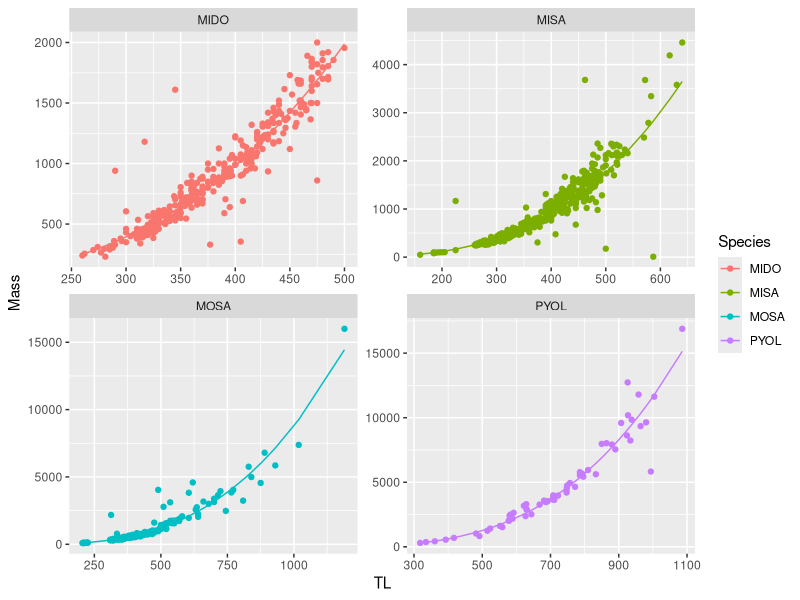
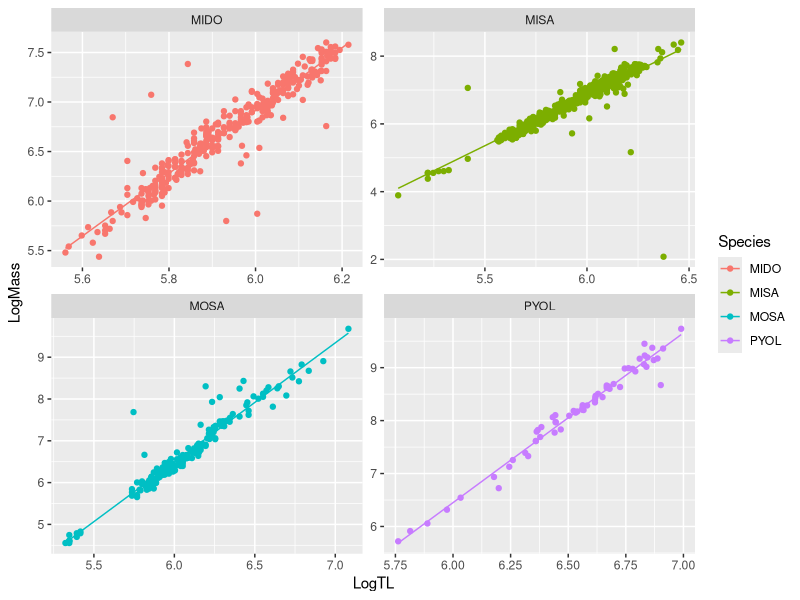

Write R code to recreate these figures, in order.
library(readxl)
library(tidyverse)
library(gridExtra)
library(ggplot2)

flathead <- read_csv("raw_data/flathead.csv") %>% 
  mutate(Date = as.Date(Date, "%m/%d/%Y")) %>%
  mutate(PredMass = .000006*(TL^3.0997)) #length-weight relationship from Granfors (2014)

# USGS data set Mississippi river data 1983 - 2023 
# https://www.umesc.usgs.gov/cgi-bin/ltrmp/fish/fish_query.pl
lt_flathead <- read.csv("raw_data/ltrm_fish_data_flathead_lw.csv") %>%
  rename(TL = length) %>%
  mutate(Species = "PYOL", Mass = as.integer(weight),
         Date = as.Date(sdate,  "%m/%d/%Y"), 
         Reach = NA, Agency = "USGS") %>%
  select(Date, Species, TL, Mass, Reach, Agency)

# USFWS data from Lower Colorado River E. Rasset (2023)
usfws_flathead <- read.csv("raw_data/flathead_usfws_lw.csv") %>%
  rename(TL = Length, Mass = Weight) %>%
  mutate(Species = "PYOL",
         Date = as.Date(Date,  "%m/%d/%Y"),
         Reach = 3) %>%
  select(Date, Species, TL, Mass, Reach, Agency)


others <- read_excel("raw_data/Fish.xlsx") %>% mutate(Date = as.Date(substr(Date,1,6), "%y%m%d")) %>%
  mutate(Species = case_when(Species == 'Largemouth Bass' ~ 'MISA',
                             Species == 'Smallmouth Bass' ~ 'MIDO',
                             Species == 'Striped Bass' ~ 'MOSA')) %>%
  mutate(Reach = as.numeric(gsub('Reach', '', Reach)), Agency = 'USBR') %>%
  rename('TL' = 'Total Length', 'Mass' = 'Weight') %>%
  filter(Reach %in% c('2', '3'), !(Species == 'MISA' & TL > 650))

nonnatives <- rbind(usfws_flathead, others) %>%
  filter(!is.na(TL), !is.na(Mass), TL >= 150) %>%
  mutate(LogTL = log(TL), LogMass = log(Mass))

dataList = list()
coefList = list()

for(i in unique(nonnatives$Species)){
  temp <- nonnatives %>% filter(Species == i)
  model <- lm(LogMass ~ LogTL, temp)
  temp$LogPredMass <- predict(model, newdata = temp, type = 'response')
  dataList[[i]] <- temp
  coefList[[i]] <- coef(model)
}

withMass <- bind_rows(dataList) %>%
  mutate(PredMass = exp(LogPredMass))

LWCoeff <- bind_rows(coefList, .id = "Species")
LWCoeff <- LWCoeff %>% 
  rename(SlopeTL = LogTL, LogIntercept = `(Intercept)`) %>%
  mutate(Intercept = exp(LogIntercept))

rm(dataList, coefList)

# nonnatives <- bind_rows(withMass, flathead)
saveRDS(nonnatives, file = 'nonnatives.rds')
saveRDS(LWCoeff, file = 'nonnativeslw.rds')

ggplot(withMass, aes(x = TL, color = Species)) + geom_point(aes(y = Mass)) + geom_line(aes(y = PredMass)) +
  facet_wrap(~Species, scales = 'free')

ggplot(withMass, aes(x = LogTL, color = Species)) + geom_point(aes(y = LogMass)) + geom_line(aes(y = LogPredMass)) +
  facet_wrap(~Species, scales = 'free')
